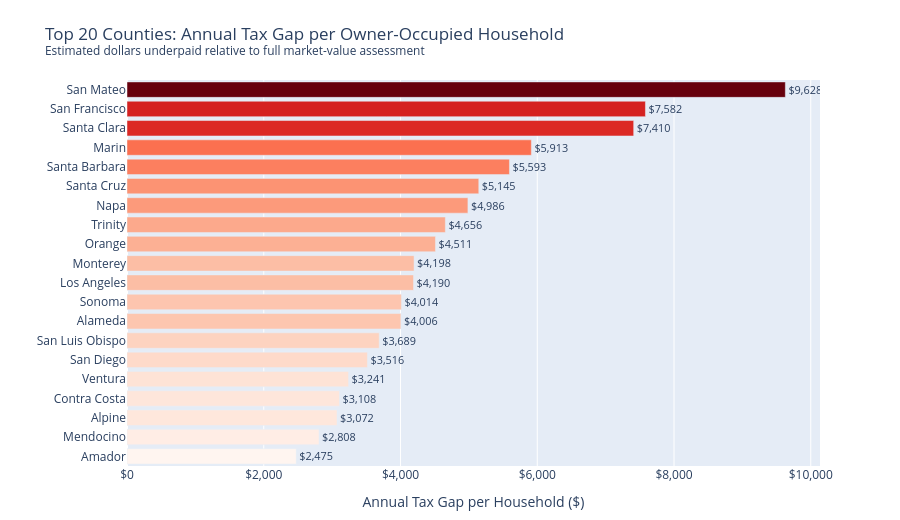

Notebook code for this chart:
### Code cell
# --- Bar chart 2: Top 20 counties by tax gap per household ---
top20 = df.nlargest(20, 'tax_gap_per_household').sort_values('tax_gap_per_household', ascending=True)

fig2 = px.bar(
    top20,
    y='county',
    x='tax_gap_per_household',
    orientation='h',
    color='tax_gap_per_household',
    color_continuous_scale='Reds',
    title='Top 20 Counties: Annual Tax Gap per Owner-Occupied Household<br>'
          '<sup>Estimated dollars underpaid relative to full market-value assessment</sup>',
    labels={
        'county': '',
        'tax_gap_per_household': 'Annual Tax Gap per Household ($)',
    },
    text='tax_gap_per_household',
)
fig2.update_traces(texttemplate='$%{x:,.0f}', textposition='outside')
fig2.update_layout(
    showlegend=False,
    coloraxis_showscale=False,
    height=520,
    margin={'l': 120, 'r': 80, 't': 80, 'b': 40},
    xaxis=dict(tickprefix='$', tickformat=',.0f'),
)
fig2.show()

### Figure 1 — Plotly figure (JSON) as saved in the notebook; plotly's stock layout.template omitted (floating-point values rounded to 4 significant figures)
{"data": [{"hovertemplate": "Annual Tax Gap per Household ($)=%{marker.color}<br>=%{y}<extra></extra>", "legendgroup": "", "marker": {"color": [2475.0, 2808.0, 3072.0, 3108.0, 3241.0, 3516.0, 3689.0, 4006.0, 4014.0, 4190.0, 4198.0, 4511.0, 4656.0, 4986.0, 5145.0, 5593.0, 5913.0, 7410.0, 7582.0, 9628.0], "coloraxis": "coloraxis", "pattern": {"shape": ""}}, "name": "", "orientation": "h", "showlegend": false, "text": [2475.0, 2808.0, 3072.0, 3108.0, 3241.0, 3516.0, 3689.0, 4006.0, 4014.0, 4190.0, 4198.0, 4511.0, 4656.0, 4986.0, 5145.0, 5593.0, 5913.0, 7410.0, 7582.0, 9628.0], "textposition": "outside", "texttemplate": "$%{x:,.0f}", "type": "bar", "x": [2475.0, 2808.0, 3072.0, 3108.0, 3241.0, 3516.0, 3689.0, 4006.0, 4014.0, 4190.0, 4198.0, 4511.0, 4656.0, 4986.0, 5145.0, 5593.0, 5913.0, 7410.0, 7582.0, 9628.0], "xaxis": "x", "y": ["Amador", "Mendocino", "Alpine", "Contra Costa", "Ventura", "San Diego", "San Luis Obispo", "Alameda", "Sonoma", "Los Angeles", "Monterey", "Orange", "Trinity", "Napa", "Santa Cruz", "Santa Barbara", "Marin", "Santa Clara", "San Francisco", "San Mateo"], "yaxis": "y"}], "layout": {"barmode": "relative", "coloraxis": {"colorbar": {"title": {"text": "Annual Tax Gap per Household ($)"}}, "colorscale": [[0.0, "rgb(255,245,240)"], [0.125, "rgb(254,224,210)"], [0.25, "rgb(252,187,161)"], [0.375, "rgb(252,146,114)"], [0.5, "rgb(251,106,74)"], [0.625, "rgb(239,59,44)"], [0.75, "rgb(203,24,29)"], [0.875, "rgb(165,15,21)"], [1.0, "rgb(103,0,13)"]], "showscale": false}, "height": 520, "legend": {"tracegroupgap": 0}, "margin": {"b": 40, "l": 120, "r": 80, "t": 80}, "showlegend": false, "title": {"text": "Top 20 Counties: Annual Tax Gap per Owner-Occupied Household<br><sup>Estimated dollars underpaid relative to full market-value assessment</sup>"}, "xaxis": {"anchor": "y", "domain": [0.0, 1.0], "tickformat": ",.0f", "tickprefix": "$", "title": {"text": "Annual Tax Gap per Household ($)"}}, "yaxis": {"anchor": "x", "domain": [0.0, 1.0], "title": {"text": ""}}}}
